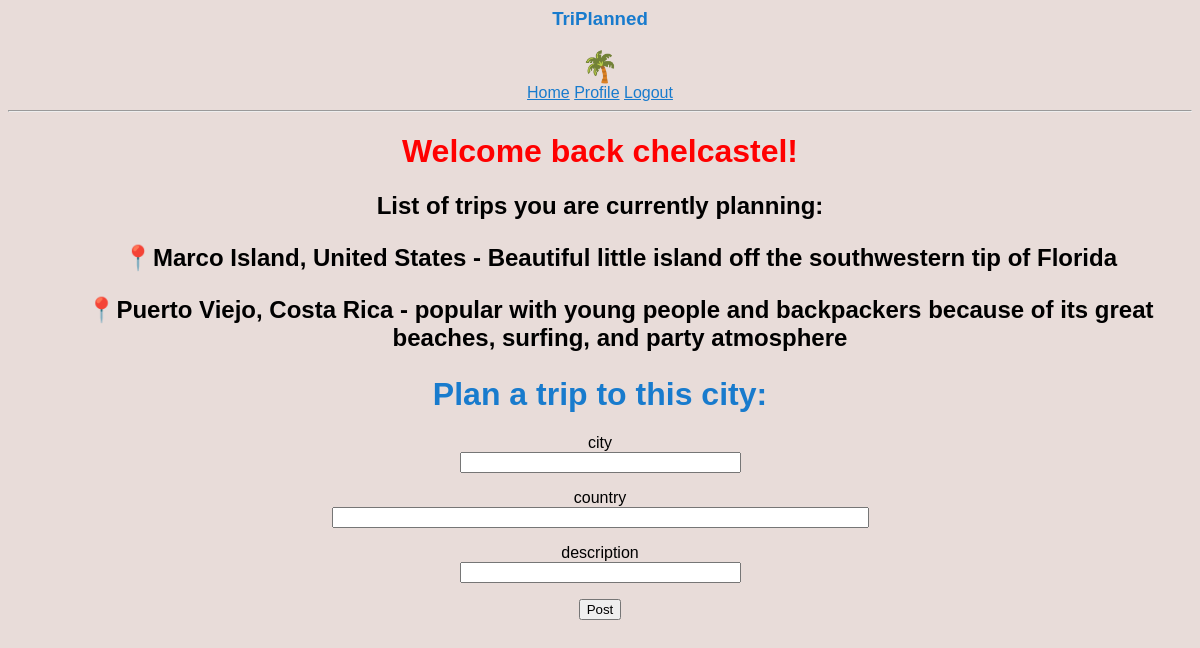
/user/chelcastel (signed in), run on the app's committed database.
### models.py (models this page shows, shortened)
class User(db.Model, UserMixin):
  id = db.Column(db.Integer, primary_key=True)
  username = db.Column(db.String(64), index=True, unique=True)
  email = db.Column(db.String(120), index=True, unique=True)
  password_hash = db.Column(db.String(128))
  posts = db.relationship('Post', backref='author', lazy='dynamic')

class Post(db.Model):
    id = db.Column(db.Integer, primary_key=True)
    city = db.Column(db.String(140))
    country = db.Column(db.String(140))
    description = db.Column(db.String(140))
    timestamp = db.Column(db.DateTime, index=True, default=datetime.utcnow)
    user_id = db.Column(db.Integer, db.ForeignKey('user.id'))

### routes.py (the view)
@app.route('/user/<username>',methods=['GET', 'POST'])
@login_required
def user(username):
  user = current_user
  user = User.query.filter_by(username=user.username).first()
  posts = Post.query.filter_by(user_id=user.id)
  if posts is None:
    posts = []
  form = DestinationForm()
  if request.method == 'POST' and form.validate():
    new_destination = Post(city = form.city.data,country=form.country.data,description=form.description.data, user_id=current_user.id)
    db.session.add(new_destination)
    db.session.commit()
  else:
    flash(form.errors)
  return render_template('user.html', user=user, posts=posts, form=form)

### forms.py (shortened to what this page needs)
class DestinationForm(FlaskForm):
    city = StringField('city')
    country = StringField('country')
    description = StringField('description')
    submit = SubmitField('Post')

### routes.py (called while the page is built)
@login_manager.user_loader
def load_user(id):
    return User.query.get(int(id))

### templates/user.html (shortened to what this page needs)
{% extends "base.html" %}
{% block content %}
<head></head>
<center><h1 style="color:red">Welcome back {{current_user.username}}!</h1>
  <h2>List of trips you are currently planning:
{% for post in posts %}
<ul>&#128205;{{ post.city }}, {{ post.country }} - {{ post.description }}</ul>
{% endfor %}
    </h2>
    <h1 class="blue">Plan a trip to this city:</h1>
    <form method="post">
        <p>
            {{ form.city.label }}<br>
            {{ form.city(size=32) }}<br>
        </p>
        <p>
            {{ form.country.label }}<br>
            {{ form.country(size=64) }}<br>
        </p>
        <p>
            {{ form.description.label }}<br>
            {{ form.description(size=32) }}<br>
        </p>
        <p>{{ form.submit() }}</p>
    </form></center>
{% endblock %}

### templates/base.html (style rules this page uses)
body { background-color: #E8DCD9; font-family: serif; }
.blue { color:#187bcd }

### templates/user.html (style rules this page uses)
body { background-color: #E8DCD9; font-family: sans-serif; }

### data on the page
User: username "chelcastel"
Post: city "Marco Island", country "United States", description "Beautiful little island off the southwestern tip of Florida"
Post: city "Puerto Viejo", country "Costa Rica", description "popular with young people and backpackers because of its great beaches, surfing, and party atmosphere"
